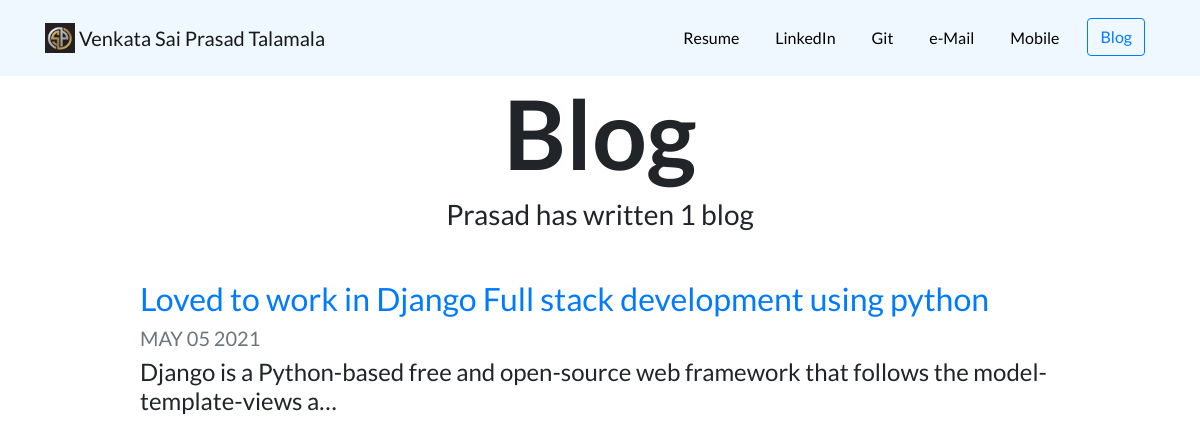
/blog/, run on an earlier commit of the app's database.
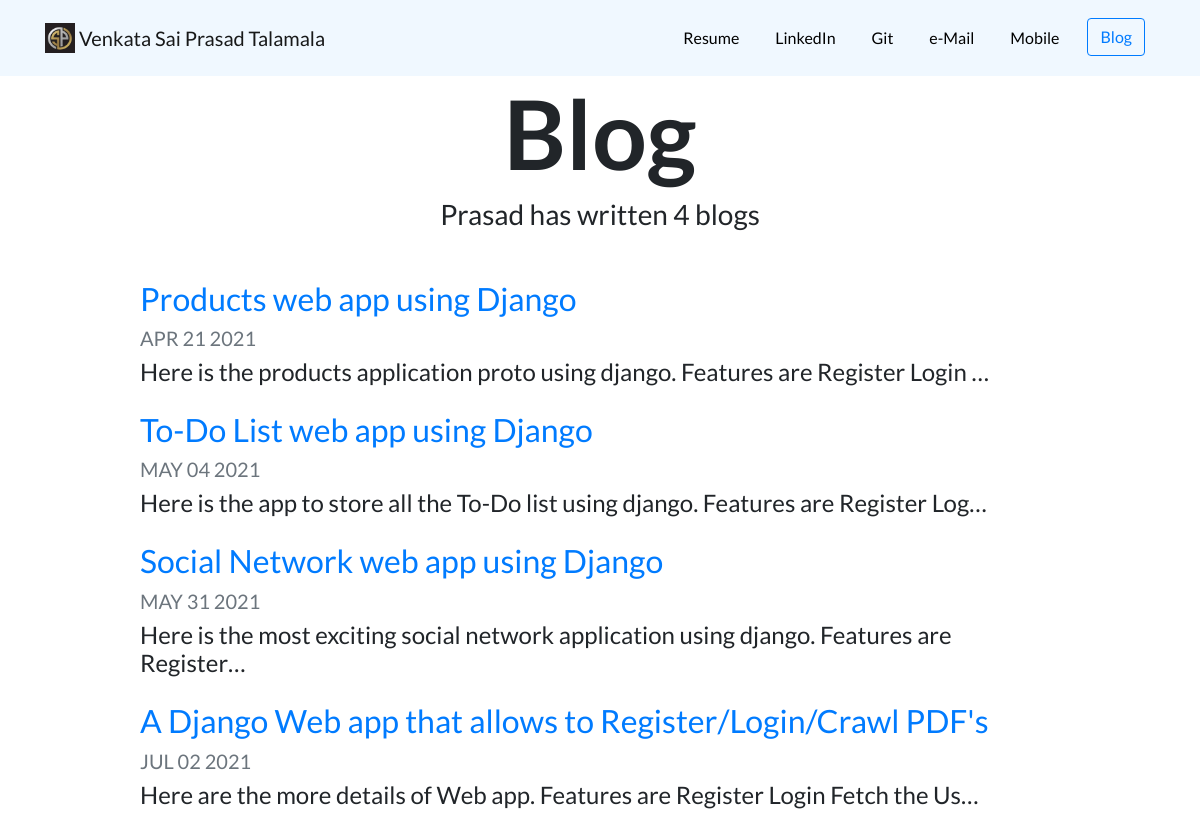
And on a later commit of the database.
### blog/models.py (models this page shows, shortened)
class Blog(models.Model):
    title = models.CharField(max_length=100, blank=False)
    description = models.TextField()
    date = models.DateTimeField()

### blog/views.py (the view)
# urls.py: path('', views.all_blogs, name="all_blogs"),
def all_blogs(request):
    blogs = Blog.objects.order_by('date')
    return render(request, "all_blogs.html", {"blogs": blogs})

### templates/all_blogs.html
{% extends "base.html" %}
{% load static %}
{% block content %}
<h1 id="blogtitle" class="font-weight-bold text-center">Blog</h1>
<h3 class="text-center mb-5">Prasad has written {{ blogs.count }} blog{{ blogs.count|pluralize }}</h3>
{% for blog in blogs %}
<div class="row justify-content-center my-3">
    <div class="col-md-10">
        <a href="{% url 'blog:details' blog.id %}">
            <h2>{{ blog.title }}</h2>
        </a>
        <h5 class="text-muted">{{ blog.date|date:'M d Y'|upper }}</h5>
        <h4>{{ blog.description|striptags|truncatechars:100 }}</h4>
    </div>
</div>
{% endfor %}
{% endblock %}

### templates/base.html (shortened to what this page needs)
{% load static %}
<html lang="en">
<head>
    <link rel="stylesheet" href="https://stackpath.bootstrapcdn.com/bootstrap/4.4.1/css/bootstrap.min.css"
>
    <link rel="stylesheet" href="{% static 'custom.css' %}">
    <link href="{% static 'fontawesomefree/css/all.min.css' %}" rel="stylesheet" type="text/css">
</head>
<body>
<nav id="topNav" class="navbar navbar-expand-md navbar-light">
    <div class="container">
        <a class="navbar-brand" href="{% url 'home' %}">
            <img src="{% static 'sp.png' %}" width="30" height="30" class="d-inline-block align-top"
                 alt="Prasad's Logo">
            <span>Venkata Sai Prasad Talamala</span>
        </a>
        <div class="collapse navbar-collapse text-center" id="navbarNav">
            <ul class="navbar-nav ml-auto">
                <li class="nav-item">
                    <a class="nav-link" href="{% static 'venkatasaiprasadtalamala.pdf' %}" target="_blank">Resume</a>
                </li>
                <li class="nav-item">
                    <a class="nav-link" href="https://www.linkedin.com/in/vtalamala/" target="_blank">LinkedIn</a>
                </li>
                <li class="nav-item">
                    <a class="nav-link" href="https://github.com/prasad-talamala/" target="_blank">Git</a>
                </li>
                <li class="nav-item">
                    <a class="nav-link" href="mailto:sp.svuce@gmail.com">e-Mail</a>
                </li>
                <li class="nav-item">
                    <a class="nav-link" href="tel:9704504740">Mobile</a>
                </li>
                <li class="nav-item">
                    <a role="button" href="{% url 'blog:all_blogs' %}" class="btn btn-outline-primary">Blog</a>
                </li>
            </ul>
        </div>
    </div>
</nav>
<div class="container" style="padding-top:75px;">
    {% block content %}{% endblock %}
</div>
</body>
</html>

### static/custom.css (style rules this page uses)
.navbar-nav .nav-link { color: rgba(0,0,0,1) !important; }
body { font-family: 'Lato', sans-serif; }
#blogtitle { font-size: 6rem; }

### templates/base.html (style rules this page uses)
#topNav { position: fixed; overflow: hidden; width: 100%; background-color: aliceblue; z-index: 987687639; }
.nav-item { padding:10px; }

What changed in the data, as far as the page shows it:
removed Blog: title "Loved to work in Django Full stack development using python", date "MAY 05 2021", description "Django is a Python-based free and open-source web framework that follows the model-template-views a…"
added Blog: title "Products web app using Django", date "APR 21 2021", description "Here is the products application proto using django. Features are Register Login …"
added Blog: title "To-Do List web app using Django", date "MAY 04 2021", description "Here is the app to store all the To-Do list using django. Features are Register Log…"
added Blog: title "Social Network web app using Django", date "MAY 31 2021", description "Here is the most exciting social network application using django. Features are Register…"
added Blog: title "A Django Web app that allows to Register/Login/Crawl PDF's", date "JUL 02 2021", description "Here are the more details of Web app. Features are Register Login Fetch the Us…"
Also different on the page:
{{ blogs.count }}: "1" → "4"
